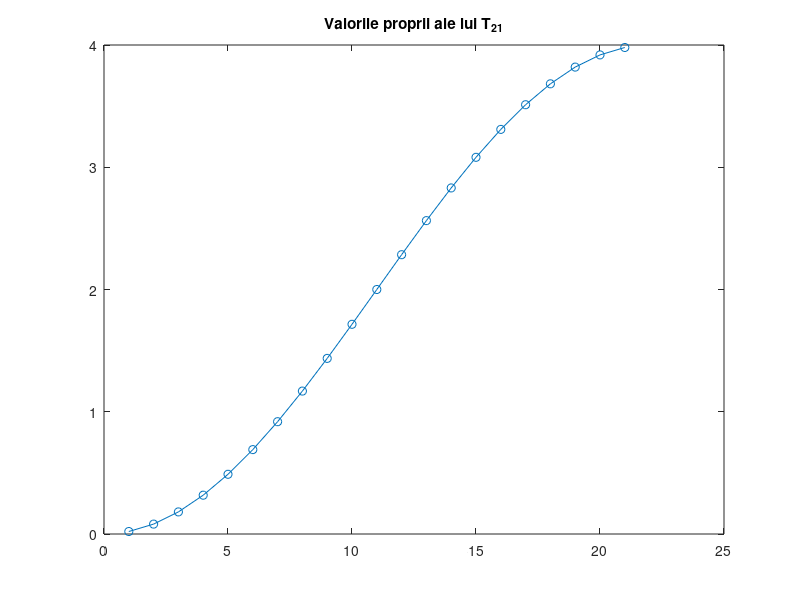
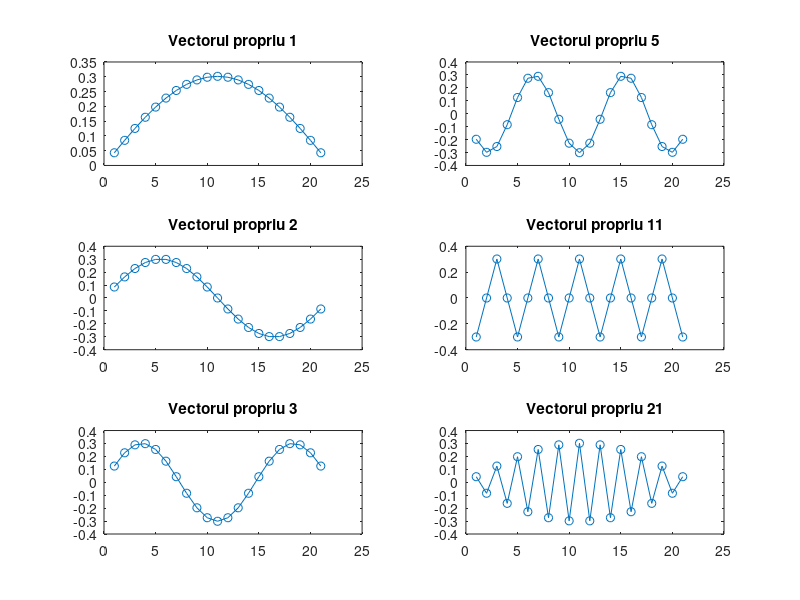

Write the MATLAB code that produced these figures, in order.
%P9_6
close all
N=21;
d=ones(N-1,1);
T=2*eye(N)-diag(d,1)-diag(d,-1);
[V,D]=eig(T);
e=diag(D);
plot(e,'-o')
title('Valorile proprii ale lui T_{21}')
figure(2)
nd=[1,5,2,11,3,21];
for k=1:length(nd)
    subplot(3,2,k)
    plot(V(:,nd(k)),'-o')
    title(['Vectorul propriu ',num2str(nd(k))])
end
